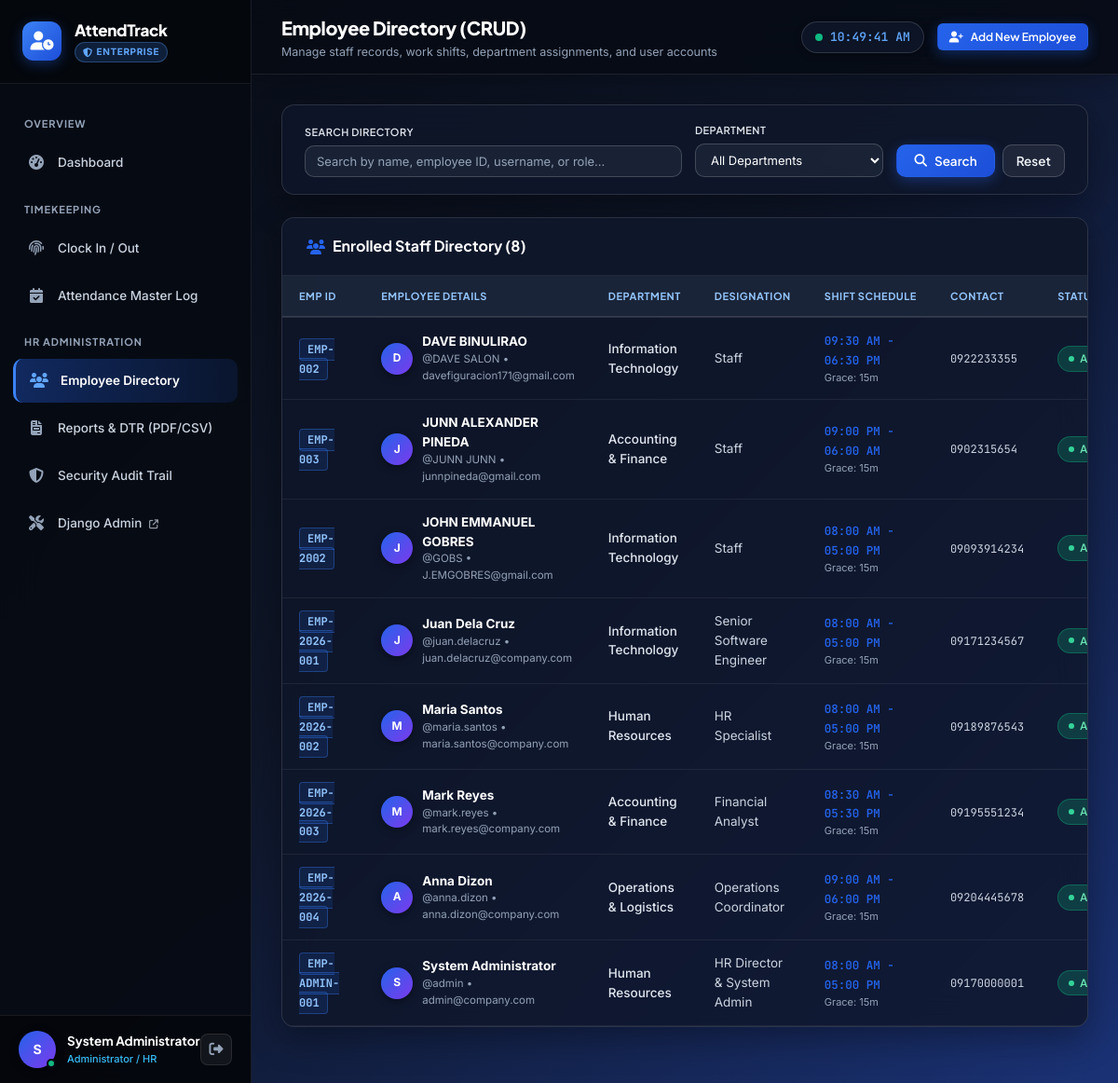
Screenshot of /employees/ (signed in) with the database file from the repository.
### core/models.py (models this page shows, shortened)
class EmployeeProfile(models.Model):
    user = models.OneToOneField(User, on_delete=models.CASCADE, related_name='profile')
    employee_id = models.CharField(max_length=30, unique=True)
    department = models.ForeignKey(Department, on_delete=models.SET_NULL, null=True, blank=True, related_name='employees')
    job_title = models.CharField(max_length=100, default='Staff')
    contact_number = models.CharField(max_length=20, blank=True, default='')
    hire_date = models.DateField(default=timezone.localdate)
    shift_start = models.TimeField(default=time(8, 0))   # 8:00 AM standard
    shift_end = models.TimeField(default=time(17, 0))    # 5:00 PM standard
    grace_period_minutes = models.IntegerField(default=15)  # 15 minutes grace period
    is_active = models.BooleanField(default=True)
    created_at = models.DateTimeField(auto_now_add=True)
    updated_at = models.DateTimeField(auto_now=True)
    class Meta:
        ordering = ['employee_id']

class Department(models.Model):
    name = models.CharField(max_length=100, unique=True)
    code = models.CharField(max_length=20, unique=True)
    description = models.TextField(blank=True, default='')
    created_at = models.DateTimeField(auto_now_add=True)
    class Meta:
        ordering = ['name']

### core/views.py (the view)
# urls.py: path('employees/', views.employee_list_view, name='employee_list'),
@login_required
def employee_list_view(request):
    if not AuthManager.has_admin_access(request):
        return HttpResponseForbidden("Admin access required.")
    search_query = request.GET.get('q', '').strip()
    dept_id = request.GET.get('department')
    dept_id_int = int(dept_id) if dept_id and dept_id.isdigit() else None
    if search_query or dept_id_int:
        employees = EmployeeManager.search_employees(search_query, dept_id_int)
    else:
        employees = EmployeeManager.get_all_employees()
    departments = Department.objects.all()
    return render(request, 'employees/list.html', {
        'employees': employees,
        'departments': departments,
        'query': search_query,
        'selected_dept': dept_id_int
    })

### core/oop_classes/auth_manager.py (called while the page is built)
    @property
    def is_admin(self) -> bool:
        return self.is_staff or self.is_superuser

    @classmethod
    def get_current_user(cls, request) -> User | None:
        if request.user.is_authenticated:
            return User(request.user)
        return None

    @classmethod
    def has_admin_access(cls, request) -> bool:
        user = cls.get_current_user(request)
        return user is not None and user.is_admin

### core/oop_classes/employee_manager.py (called while the page is built)
    @property
    def full_name(self) -> str:
        name = f"{self.first_name} {self.last_name}".strip()
        return name if name else self.username

    @property
    def shift_display(self) -> str:
        start_fmt = self.shift_start.strftime("%I:%M %p") if self.shift_start else "N/A"
        end_fmt = self.shift_end.strftime("%I:%M %p") if self.shift_end else "N/A"
        return f"{start_fmt} - {end_fmt}"

    @classmethod
    def get_all_employees(cls, active_only: bool = False) -> List[Employee]:
        qs = EmployeeProfile.objects.select_related('user', 'department')
        if active_only:
            qs = qs.filter(is_active=True, user__is_active=True)
        return [Employee(p) for p in qs]

### templates/employees/list.html (shortened to what this page needs)
{% extends 'base.html' %}
{% block page_title %}Employee Directory (CRUD){% endblock %}
{% block page_subtitle %}Manage staff records, work shifts, department assignments, and user accounts{% endblock %}
{% block topbar_actions %}
<a href="{% url 'employee_create' %}" class="btn btn-primary btn-sm">
  <i class="fa-solid fa-user-plus"></i> Add New Employee
</a>
{% endblock %}
{% block content %}
<div class="card" style="margin-bottom: 24px;">
  <div class="card-body" style="padding: 18px 24px;">
    <form method="GET" style="display: flex; flex-wrap: wrap; gap: 14px; align-items: flex-end;">
      <div style="flex: 2; min-width: 220px;">
        <label class="form-label" style="font-size: 11px; text-transform: uppercase; letter-spacing: 0.04em;">Search Directory</label>
        <input type="text" name="q" value="{{ query }}" class="form-control" placeholder="Search by name, employee ID, username, or role..." style="padding: 8px 12px; font-size: 13px;">
      </div>
      <div style="flex: 1; min-width: 180px;">
        <label class="form-label" style="font-size: 11px; text-transform: uppercase; letter-spacing: 0.04em;">Department</label>
        <select name="department" class="form-select" style="padding: 8px 12px; font-size: 13px;">
          <option value="">All Departments</option>
        </select>
      </div>
      <div style="display: flex; gap: 8px;">
        <button type="submit" class="btn btn-primary" style="padding: 8px 18px;">
          <i class="fa-solid fa-magnifying-glass"></i> Search
        </button>
        <a href="{% url 'employee_list' %}" class="btn btn-outline" style="padding: 8px 14px;">Reset</a>
      </div>
    </form>
  </div>
</div>
<div class="card">
  <div class="card-header">
    <h3>
      <i class="fa-solid fa-users" style="color: var(--primary-600);"></i>
      <span>Enrolled Staff Directory ({{ employees|length }})</span>
    </h3>
  </div>
  <div class="table-responsive">
    <table class="data-table">
      <thead>
        <tr>
          <th>Emp ID</th>
          <th>Employee Details</th>
          <th>Department</th>
          <th>Designation</th>
          <th>Shift Schedule</th>
          <th>Contact</th>
          <th>Status</th>
        </tr>
      </thead>
      <tbody>
        {% for emp in employees %}
        <tr>
          <td>
            <span style="font-family: var(--font-mono); font-weight: 700; color: var(--primary-800); background: var(--primary-50); padding: 3px 8px; border-radius: 4px; border: 1px solid var(--primary-200); font-size: 12px;">
              {{ emp.employee_id }}
            </span>
          </td>
          <td>
            <div style="display: flex; align-items: center; gap: 10px;">
              <div class="user-avatar" style="width: 34px; height: 34px; font-size: 12px;">
                {{ emp.full_name|slice:":1"|upper }}
              </div>
              <div>
                <div style="font-weight: 700; color: var(--slate-900);">{{ emp.full_name }}</div>
                <div style="font-size: 11.5px; color: var(--slate-400);">@{{ emp.username }} • {{ emp.email|default:"No email" }}</div>
              </div>
            </div>
          </td>
          <td><span style="color: var(--slate-700); font-weight: 500;">{{ emp.department }}</span></td>
          <td><span style="color: var(--slate-600);">{{ emp.job_title }}</span></td>
          <td>
            <span style="font-size: 12.5px; font-weight: 600; color: var(--primary-600); font-family: var(--font-mono);">{{ emp.shift_display }}</span>
            <div style="font-size: 11px; color: var(--slate-400);">Grace: {{ emp.grace_period_minutes }}m</div>
          </td>
          <td><span style="font-family: var(--font-mono); font-size: 12px; color: var(--slate-600);">{{ emp.contact_number|default:"-" }}</span></td>
          <td>
            {% if emp.is_active %}
              <span class="badge badge-success"><span class="badge-dot"></span> Active</span>
            {% else %}
              <span class="badge badge-danger"><span class="badge-dot"></span> Inactive</span>
            {% endif %}
          </td>
        </tr>
        {% endfor %}
      </tbody>
    </table>
  </div>
</div>
{% endblock %}

### templates/base.html (shortened to what this page needs)
{% load static %}
<!DOCTYPE html>
<html lang="en">
<head>
  <link rel="stylesheet" href="{% static 'css/style.css' %}">
  <link rel="stylesheet" href="https://cdnjs.cloudflare.com/ajax/libs/font-awesome/6.4.0/css/all.min.css">
</head>
<body>
  <div class="app-wrapper">
    <aside class="app-sidebar">
      <div class="sidebar-brand">
        <div class="brand-icon">
          <i class="fa-solid fa-user-clock"></i>
        </div>
        <div class="brand-text">
          <h2>AttendTrack</h2>
          <div class="brand-badge"><i class="fa-solid fa-shield-halved"></i> Enterprise</div>
        </div>
      </div>
      <nav class="sidebar-nav">
        <div class="nav-section-title">Overview</div>
        <a href="{% url 'dashboard' %}" class="nav-item {% if request.resolver_match.url_name == 'dashboard' %}active{% endif %}">
          <span class="icon"><i class="fa-solid fa-gauge-high"></i></span>
          <span>Dashboard</span>
        </a>
        <div class="nav-section-title">Timekeeping</div>
        <a href="{% url 'clock_terminal' %}" class="nav-item {% if request.resolver_match.url_name == 'clock_terminal' %}active{% endif %}">
          <span class="icon"><i class="fa-solid fa-fingerprint"></i></span>
          <span>Clock In / Out</span>
        </a>
        <a href="{% url 'attendance_logs' %}" class="nav-item {% if request.resolver_match.url_name == 'attendance_logs' or request.resolver_match.url_name == 'adjust_attendance' %}active{% endif %}">
          <span class="icon"><i class="fa-solid fa-calendar-check"></i></span>
          <span>Attendance Master Log</span>
        </a>
        {% if request.user.is_staff or request.user.is_superuser %}
        <div class="nav-section-title">HR Administration</div>
        <a href="{% url 'employee_list' %}" class="nav-item {% if 'employee' in request.resolver_match.url_name %}active{% endif %}">
          <span class="icon"><i class="fa-solid fa-users"></i></span>
          <span>Employee Directory</span>
        </a>
        <a href="{% url 'reports_index' %}" class="nav-item {% if 'report' in request.resolver_match.url_name %}active{% endif %}">
          <span class="icon"><i class="fa-solid fa-file-invoice"></i></span>
          <span>Reports & DTR (PDF/CSV)</span>
        </a>
        <a href="{% url 'audit_logs' %}" class="nav-item {% if request.resolver_match.url_name == 'audit_logs' %}active{% endif %}">
          <span class="icon"><i class="fa-solid fa-shield-halved"></i></span>
          <span>Security Audit Trail</span>
        </a>
        <a href="/admin/" target="_blank" class="nav-item">
          <span class="icon"><i class="fa-solid fa-screwdriver-wrench"></i></span>
          <span>Django Admin <i class="fa-solid fa-arrow-up-right-from-square" style="font-size: 10px; margin-left: 4px; opacity: 0.7;"></i></span>
        </a>
        {% endif %}
      </nav>
      <div class="sidebar-user">
        <div class="user-avatar">
          {{ request.user.first_name|default:request.user.username|slice:":1"|upper }}
          <span class="status-indicator"></span>
        </div>
        <div class="user-info">
          <div class="user-name">{{ request.user.get_full_name|default:request.user.username }}</div>
          <div class="user-role">
            {% if request.user.is_staff or request.user.is_superuser %}
              Administrator / HR
            {% else %}
              Staff / Employee
            {% endif %}
          </div>
        </div>
        <a href="{% url 'logout' %}" class="btn-logout" title="Sign Out">
          <i class="fa-solid fa-right-from-bracket"></i>
        </a>
      </div>
    </aside>
    <main class="app-main">
      <header class="app-topbar">
        <div class="topbar-left">
          <div class="topbar-title">
            <h1>{% block page_title %}Overview{% endblock %}</h1>
            <p>{% block page_subtitle %}SDF04 - Object-Oriented Programming Attendance Management System{% endblock %}</p>
          </div>
        </div>
        <div class="topbar-actions">
          <div class="live-time-chip" title="Asia/Manila Server Synced">
            <span class="pulse-dot"></span>
            <span id="topbar-live-clock">--:--:-- --</span>
          </div>
          {% block topbar_actions %}{% endblock %}
        </div>
      </header>
      <div class="content-body">
        {% block content %}{% endblock %}
      </div>
    </main>
  </div>
</body>
</html>

### rows the page displays
EmployeeProfile: employee_id "EMP-002", job_title "Staff", contact_number "0922233355"
Department: department "Information Technology" "Information Technology" "Information Technology"
EmployeeProfile: employee_id "EMP-003", job_title "Staff", contact_number "0902315654"
Department: department "Accounting & Finance" "Accounting & Finance"
EmployeeProfile: employee_id "EMP-2002", job_title "Staff", contact_number "09093914234"
EmployeeProfile: employee_id "EMP-2026-001", job_title "Senior Software Engineer", contact_number "09171234567"
EmployeeProfile: employee_id "EMP-2026-002", job_title "HR Specialist", contact_number "09189876543"
Department: department "Human Resources" "Human Resources"
EmployeeProfile: employee_id "EMP-2026-003", job_title "Financial Analyst", contact_number "09195551234"
EmployeeProfile: employee_id "EMP-2026-004", job_title "Operations Coordinator", contact_number "09204445678"
Department: department "Operations & Logistics"
EmployeeProfile: employee_id "EMP-ADMIN-001", job_title "HR Director & System Admin", contact_number "09170000001"

### other values shown
{{ request.user.first_name|default:request.user.username|slice:":1"|upper }} "S"
{{ request.user.get_full_name|default:request.user.username }} "System Administrator"
{{ employees|length }} "8"
{{ emp.full_name|slice:":1"|upper }} "D" "J" "J" "J" "M" "M" "A" "S"
{{ emp.full_name }} "DAVE BINULIRAO" "JUNN ALEXANDER PINEDA" "JOHN EMMANUEL GOBRES" "Juan Dela Cruz" "Maria Santos" "Mark Reyes" "Anna Dizon" "System Administrator"
{{ emp.username }} "DAVE SALON" "JUNN JUNN" "GOBS" "juan.delacruz" "maria.santos" "mark.reyes" "anna.dizon" "admin"
{{ emp.email|default:"No email" }} "davefiguracion171@gmail.com" "junnpineda@gmail.com" "J.EMGOBRES@gmail.com" "juan.delacruz@company.com" "maria.santos@company.com" "mark.reyes@company.com" "anna.dizon@company.com" "admin@company.com"
{{ emp.shift_display }} "09:30 AM - 06:30 PM" "09:00 PM - 06:00 AM" "08:00 AM - 05:00 PM" "08:00 AM - 05:00 PM" "08:00 AM - 05:00 PM" "08:30 AM - 05:30 PM" "09:00 AM - 06:00 PM" "08:00 AM - 05:00 PM"
{{ emp.grace_period_minutes }} "15" "15" "15" "15" "15" "15" "15" "15"
